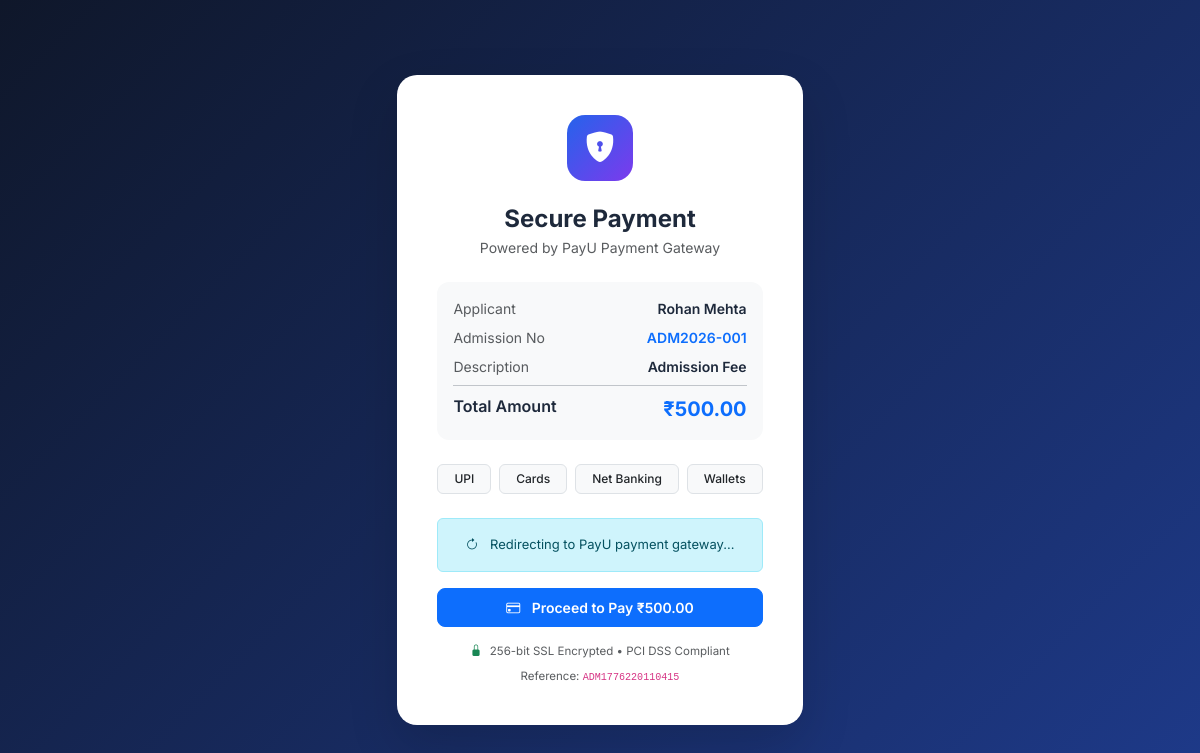
The page /admission/payment.php?id=1 on the database its author committed.
### tables this page shows
CREATE TABLE IF NOT EXISTS admissions (
    id INT AUTO_INCREMENT PRIMARY KEY,
    admission_no VARCHAR(20) UNIQUE NOT NULL,
    applicant_name VARCHAR(100) NOT NULL,
    applicant_email VARCHAR(100) NOT NULL,
    applicant_phone VARCHAR(20) NOT NULL,
    date_of_birth DATE,
    gender ENUM('Male','Female','Other'),
    address TEXT,
    parent_name VARCHAR(100) NOT NULL,
    parent_phone VARCHAR(20) NOT NULL,
    parent_email VARCHAR(100),
    applying_class_id INT,
    previous_school VARCHAR(150),
    previous_marks DECIMAL(5,2),
    blood_group VARCHAR(5),
    status ENUM('pending','approved','rejected','enrolled') DEFAULT 'pending',
    admission_fee DECIMAL(10,2) DEFAULT 500.00,
    fee_status ENUM('unpaid','paid','refunded') DEFAULT 'unpaid',
    payment_txn_id VARCHAR(100),
    payment_date DATETIME,
    payment_method VARCHAR(50),
    remarks TEXT,
    user_id INT,      
    applied_at TIMESTAMP DEFAULT CURRENT_TIMESTAMP,
    updated_at TIMESTAMP DEFAULT CURRENT_TIMESTAMP ON UPDATE CURRENT_TIMESTAMP,
    FOREIGN KEY (applying_class_id) REFERENCES classes(id) ON DELETE SET NULL
);

### config/db.php (called while the page is built, shortened)
<?php
function getDB() {
    static $conn = null;
    if ($conn === null) {
        $conn = new mysqli(DB_HOST, DB_USER, DB_PASS, DB_NAME);
        $conn->set_charset('utf8mb4');
    }
    return $conn;
}
function getSetting($key, $default = '') {
    $db  = getDB();
    $key = $db->real_escape_string($key);
    $res = $db->query("SELECT setting_value FROM settings WHERE setting_key='$key' LIMIT 1");
    if ($res && $res->num_rows > 0) {
        return $res->fetch_assoc()['setting_value'];
    }
    return $default;
}

### admission/payment.php (the view, shortened to what this page needs)
<?php
require_once '../config/db.php';
$db = getDB();
$admId = (int)($_GET['id'] ?? 0);
$adm = $db->query("SELECT * FROM admissions WHERE id=$admId LIMIT 1")->fetch_assoc();
$payuMode = getSetting('payu_mode', 'test');
$payuUrl = $payuMode === 'live'
    ? 'https://secure.payu.in/_payment'
    : 'https://test.payu.in/_payment';
$txnid      = 'ADM' . time() . rand(100, 999);
?>
<!DOCTYPE html>
<html lang="en">
<head>
    <link href="https://cdn.jsdelivr.net/npm/bootstrap@5.3.2/dist/css/bootstrap.min.css" rel="stylesheet">
    <link href="https://cdn.jsdelivr.net/npm/bootstrap-icons@1.11.3/font/bootstrap-icons.css" rel="stylesheet">
    <link href="<?= APP_URL ?>/assets/css/style.css" rel="stylesheet">
</head>
<body style="background:linear-gradient(135deg,#0f172a,#1e3a8a);min-height:100vh;display:flex;align-items:center;justify-content:center">
    <div class="payment-card">
        <div class="login-logo mx-auto mb-4">
            <i class="bi bi-shield-lock-fill"></i>
        </div>
        <h4 class="fw-700 mb-1">Secure Payment</h4>
        <p class="text-muted small mb-4">Powered by PayU Payment Gateway</p>
        <div class="bg-light rounded-xl p-3 mb-4 text-start">
            <div class="d-flex justify-content-between small mb-2">
                <span class="text-muted">Applicant</span>
                <span class="fw-600"><?= htmlspecialchars($adm['applicant_name']) ?></span>
            </div>
            <div class="d-flex justify-content-between small mb-2">
                <span class="text-muted">Admission No</span>
                <span class="fw-600 text-primary"><?= htmlspecialchars($adm['admission_no']) ?></span>
            </div>
            <div class="d-flex justify-content-between small mb-2">
                <span class="text-muted">Description</span>
                <span class="fw-600">Admission Fee</span>
            </div>
            <hr class="my-2">
            <div class="d-flex justify-content-between">
                <span class="fw-600">Total Amount</span>
                <span class="fw-700 fs-5 text-primary">&#8377;<?= number_format((float)$adm['admission_fee'], 2) ?></span>
            </div>
        </div>
        <div class="d-flex flex-wrap gap-2 justify-content-center mb-4">
            <?php foreach (['UPI', 'Cards', 'Net Banking', 'Wallets'] as $pm): ?>
                <span class="badge bg-light text-dark border fs-12 px-3 py-2"><?= $pm ?></span>
            <?php endforeach; ?>
        </div>
        <form id="payuAutoForm" method="POST" action="<?= htmlspecialchars($payuUrl) ?>">
            <div class="alert alert-info fs-13 mb-3">
                <i class="bi bi-arrow-clockwise me-2"></i>
                Redirecting to PayU payment gateway...
            </div>
            <button type="submit" class="btn btn-primary w-100 py-2 fw-600">
                <i class="bi bi-credit-card me-2"></i>
                Proceed to Pay &#8377;<?= number_format((float)$adm['admission_fee'], 2) ?>
            </button>
        </form>
        <div class="mt-3 d-flex align-items-center justify-content-center gap-2 text-muted" style="font-size:.72rem">
            <i class="bi bi-lock-fill text-success"></i>
            256-bit SSL Encrypted &bull; PCI DSS Compliant
        </div>
        <div class="mt-2 text-muted" style="font-size:.72rem">
            Reference: <code><?= htmlspecialchars($txnid) ?></code>
        </div>
    </div>
</body>
</html>

### assets/css/style.css (style rules this page uses)
:root { --sidebar-w: 260px; --sidebar-sm: 68px; --nav-h: 60px; --primary: #2563eb; --primary-dark: #1d4ed8; --success: #16a34a; --warning: #d97706; --danger: #dc2626; --info: #0891b2; --body-bg: #f1f5f9; --card-bg: #ffffff; --border: #e2e8f0; --text-muted: #64748b; --dev-color: #7c3aed; }
*, *::before, *::after { box-sizing: border-box; }
body { font-family: 'Inter', -apple-system, BlinkMacSystemFont, 'Segoe UI', sans-serif; background: var(--body-bg); color: #1e293b; overflow-x: hidden; }
.badge { font-weight: 500; padding: 4px 9px; border-radius: 6px; font-size: .71rem; }
.btn { border-radius: 8px; font-weight: 500; font-size: .875rem; }
.login-logo { width: 66px; height: 66px; background: linear-gradient(135deg, #2563eb, #7c3aed); border-radius: 18px; display: flex; align-items: center; justify-content: center; margin: 0 auto 18px; font-size: 1.9rem; color: #fff; }
.payment-card { background: #fff; border-radius: 20px; padding: 40px; max-width: 500px; margin: 60px auto; box-shadow: 0 20px 50px rgba(0,0,0,.15); text-align: center; }
.fw-600 { font-weight: 600; }
.fw-700 { font-weight: 700; }
.fs-12 { font-size: .75rem; }
.fs-13 { font-size: .8125rem; }
.rounded-xl { border-radius: 12px !important; }

### rows shown on the page
admissions: applicant_name "Rohan Mehta", admission_no "ADM2026-001", admission_fee "500.00"

### other values the page prints
$pm "UPI"
$pm "Cards"
$pm "Net Banking"
$pm "Wallets"
